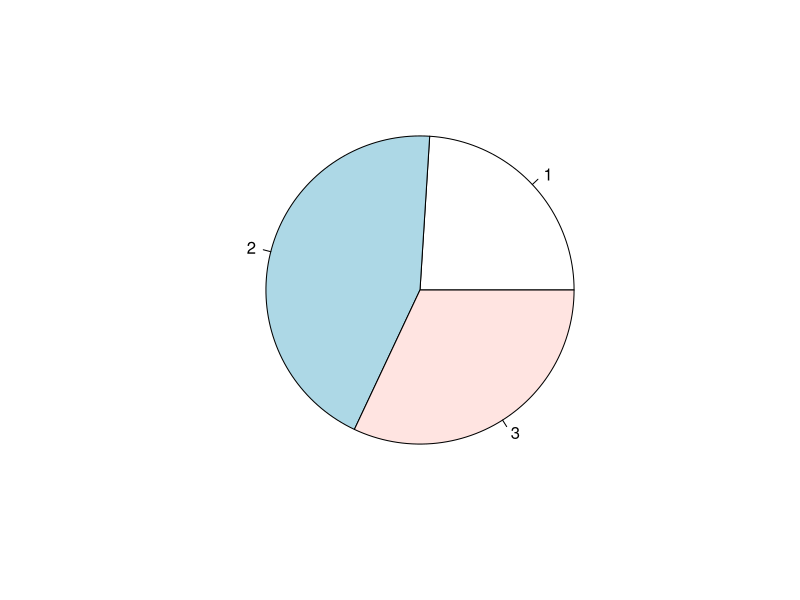
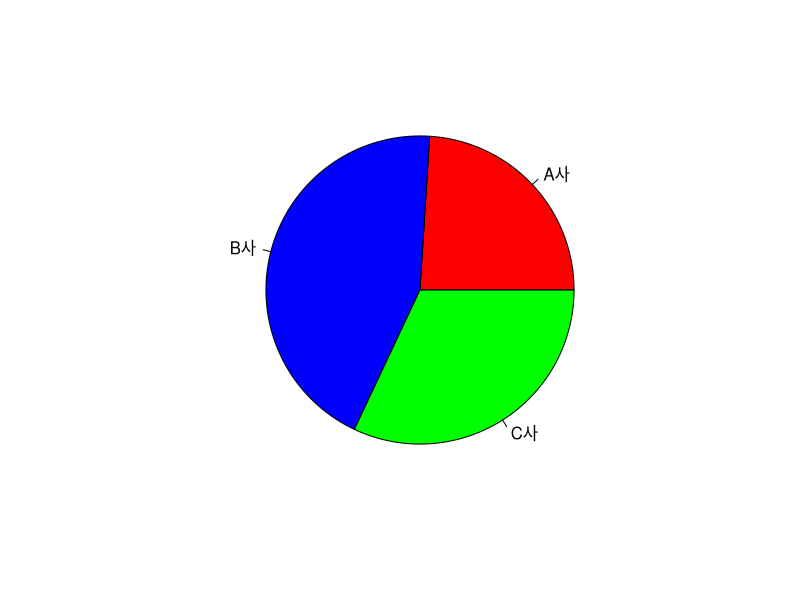
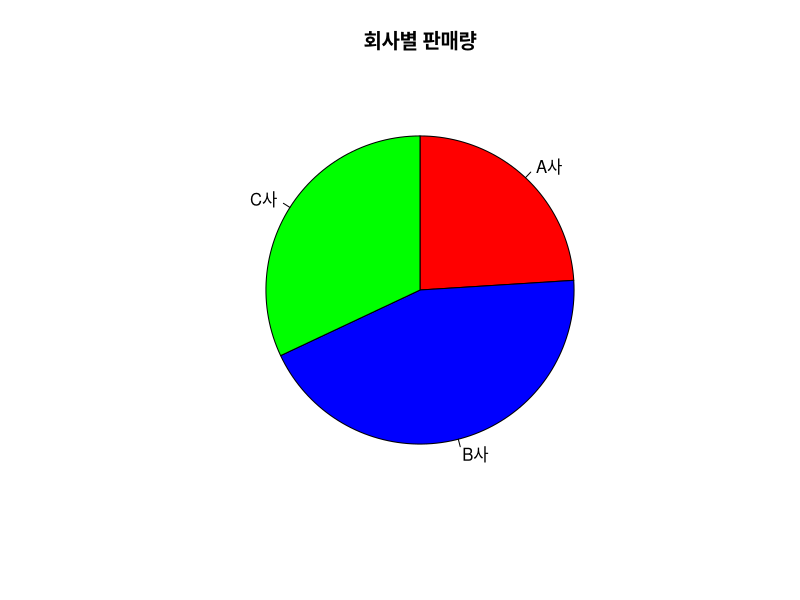
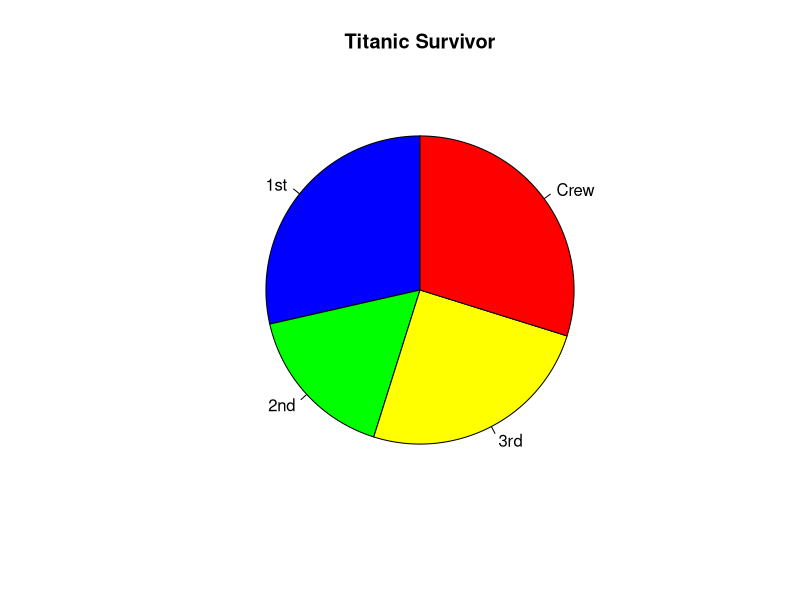
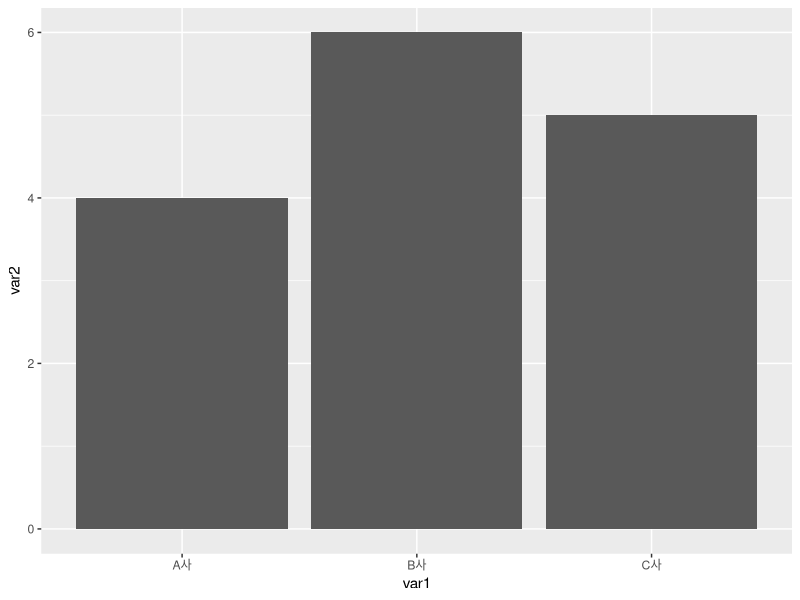
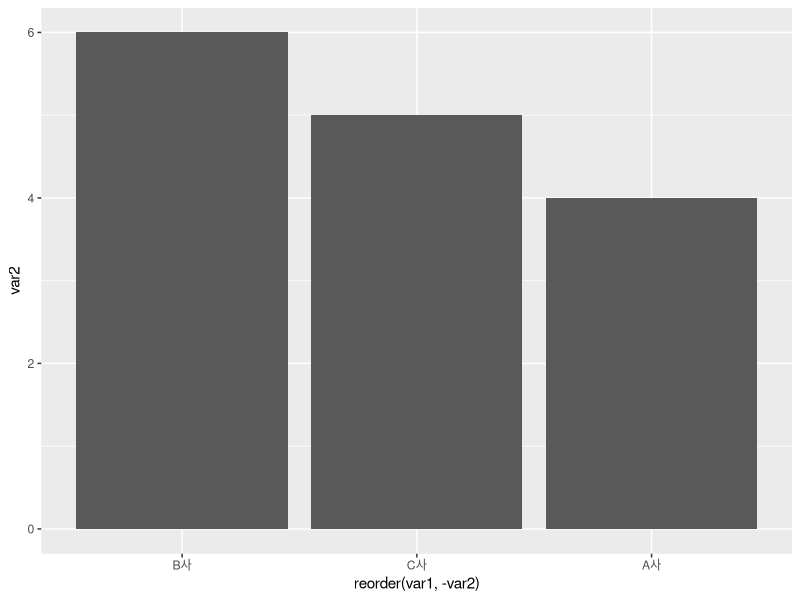
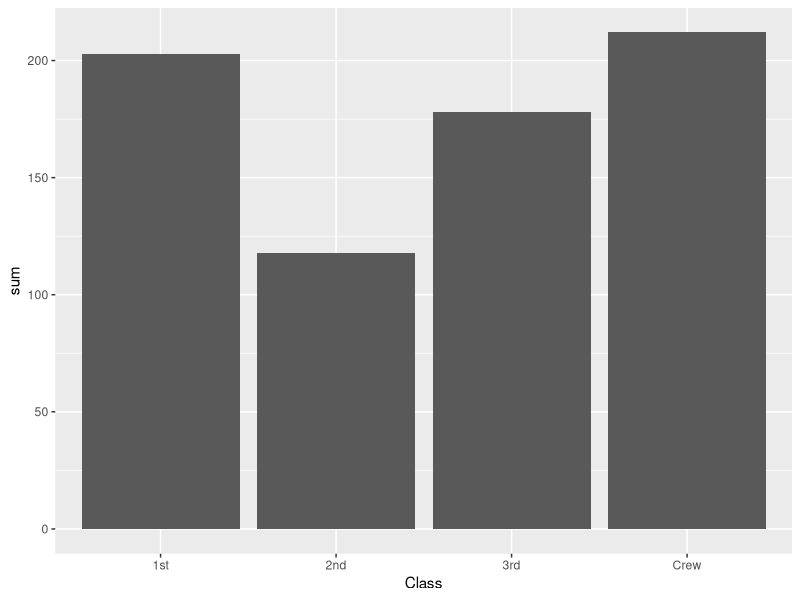
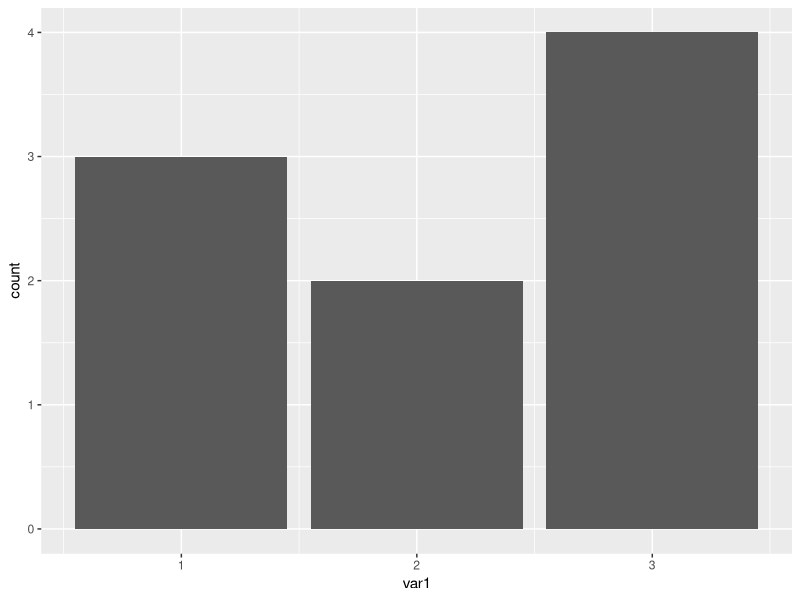

Generate these figures, in order, with R:
library(dplyr)
install.packages("ggplot2")
library(ggplot2)

##### 그래프 그리기 #####
###1. 파이차트
pie(c(30,55,40)) #기본 파이차트 생성

df<-c(30,55,40) #데이터 만들기
label=c("A사","B사","C사") #데이터 각 값에 라벨 설정
colors=c("red","blue","green") #각 라벨의 채우기 색 설정
pie(df, labels=label, col=colors) #라벨 이름과 색을 지정한 파이차트 그리기

pie(df, labels=label, col=colors, main="회사별 판매량",
    clockwise=TRUE, init.angle=90) #시계방향으로 그림/90도에서 시작

##예제 데이터 Titanic: 선실별 생존인원 파이차트
data(Titanic)
head(Titanic)

df<-as.data.frame(Titanic) #데이터프레임 만들기
df
str(df)
head(df)

df_sur<-df %>% filter(Survived == "Yes") %>% group_by(Class) %>% summarise(sum=sum(Freq)) #선실별 생존인원
df_sur

label=df_sur$Class
colors=c("blue", "green", "yellow", "red")
pie(df_sur$sum, labels=label, main="Titanic Survivor", col=colors, init.angle = 90)

###2. 막대그래프
df<-data.frame(var1=c("A사","B사","C사"), var2=c(4,6,5))
df

install.packages("ggplot2")
library(ggplot2)

ggplot(data=df, aes(x=var1, y=var2))+geom_col()

#크기순 정렬
ggplot(data=df,aes(x=reorder(var1, -var2), y=var2))+geom_col() #내림차순 정렬

#예제 Titanic : 선실별 생존인원 막대그래프
ggplot(data=df_sur,aes(x=Class, y=sum))+geom_col()

#빈도 막대그래프
df<-data.frame(var1=c(1,1,1,2,2,3,3,3,3), var2=c(4,4,5,5,5,5,2,2,2));df
ggplot(data=df,aes(x=var1))+geom_bar()

#예제 다이아몬드 연마등급에 대한 빈도막대그래프
head(diamonds)
ggplot(data=diamonds, aes(x=cut))+geom_bar()

#####3. 히스토그램
ggplot(data=diamonds, aes(x=carat))+geom_histogram()

ggplot(data=diamonds,aes(x=carat))+geom_histogram()+xlim(0,3) #그래프 범위 설정

#####4. 선그래프
df<-data.frame(var1=c(1,2,3,4,5,6), var2=c(10,5,8,6,7,9)); df
ggplot(data=df,aes(x=var1, y=var2))+geom_line()

# diamonds 예제
dia_count<-diamonds %>% group_by(carat) %>% summarise(num=n())
head(dia_count)
dia_count

ggplot(data=dia_count, aes(x=carat, y=num))+geom_line()+xlim(0,4)

#####5. 산점도
df<-data.frame(var1=c(1,1,4,2,2,3,1,2), var2=c(5,6,8,7,5,7,8,5));df
ggplot(data=df, aes(x=var1, y=var2))+geom_point()

#예제 데이터 iris
View(iris)
data(iris)
ggplot(data=iris, aes(x=Sepal.Length, y=Sepal.Width))+geom_point()
ggplot(data=iris, aes(x=Sepal.Length, y=Sepal.Width, color=Species))+geom_point()

#####6. 상자그림
ggplot(data=iris, aes(x=Species, y=Sepal.Width))+geom_boxplot()
ggplot(data=iris, aes(x=Species, y=Sepal.Width, color=Species))+geom_boxplot()


##### 실습과제 #####
# 1
data(Titanic)
df<-as.data.frame(Titanic)
df_notSur<-df %>% filter(Survived == "No") %>% group_by(Class) %>% summarise(sum=sum(Freq))
pie(df_notSur$sum, labels = df_notSur$Class)

# 2
data(Titanic)
df<-as.data.frame(Titanic)
df_ageSur<-df %>% filter(Survived == "Yes") %>% group_by(Age) %>% summarise(sum=sum(Freq))
color=c("blue","green")
pie(df_ageSur$sum, col=color)

# 3
data(diamonds)
diamonds
cut_mean<-diamonds %>% group_by(cut) %>% summarise(mean_price = mean(price))
ggplot(data=cut_mean,aes(x=cut, y=mean_price))+geom_col()

# 4
ggplot(data=diamonds, aes(x=price))+geom_histogram()

# 5
carat_price<- diamonds %>% group_by(carat) %>% summarise(mean_caratPrice = mean(price))
ggplot(data=carat_price,aes(x=carat, y=mean_caratPrice))+geom_line()

# 6
ggplot(data=diamonds, aes(x=carat, y=price, color=cut))+geom_point()

# 7
ggplot(data=diamonds, aes(x=cut, y=price))+geom_boxplot()
